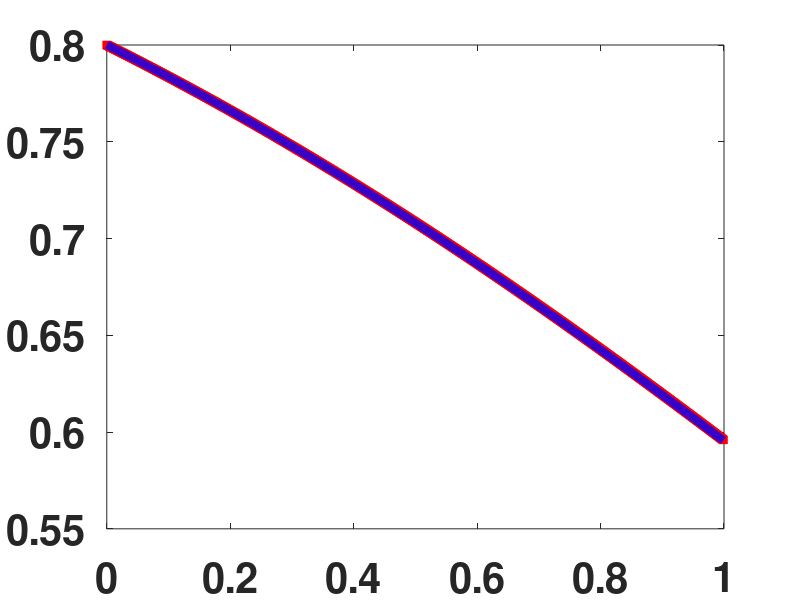

Reproduce this figure in MATLAB.
% A program to solve the u_t=u(u-1) using a
% splitting method

clear all; format compact; format short;
set(0,'defaultaxesfontsize',30,'defaultaxeslinewidth',.7,...
    'defaultlinelinewidth',6,'defaultpatchlinewidth',3.7,'defaultaxesfontweight','bold')
Nt = 1000;                          % number of time slices
tmax = 1;                           % maximum time
dt=tmax/Nt;                       % increment between times
time=(linspace(1,Nt,Nt)-1)*dt;      % time
uexact=4./(4+exp(time));% exact solution
u(1)=0.8

for i=1:Nt-1
    c=-1/u(i);
    utemp=-1/(c+dt);
    u(i+1)=utemp*exp(-dt);
end
figure(1)
plot(time,u,'r+',time,uexact,'b-');